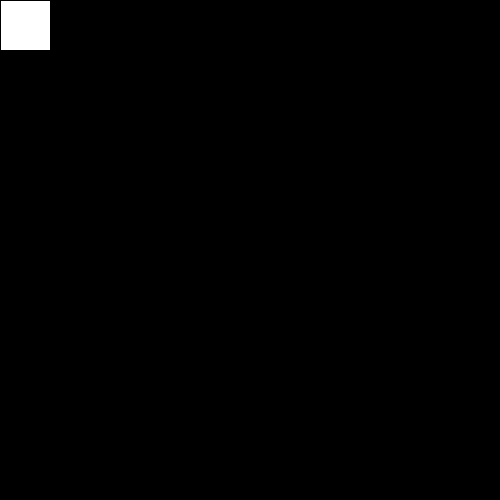
Frame 1 (no input)
Frame 60 (the mouse pressed at the canvas centre just before this capture): identical to frame 1, image omitted
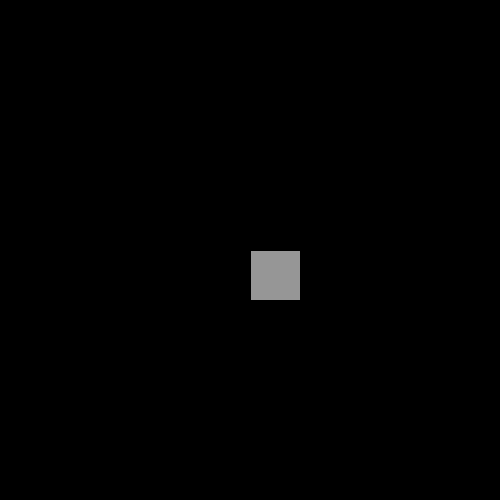
Frame 120 (the mouse held since frame 60 and released just before this capture)

The Processing sketch that drew these frames (run headless with seeded random() and noise(); from frame 60 on, the mouse is pressed at the canvas centre):

// Processing sketch: ejercicio_1_clase_semana_5_mousePressed
// ── ejercicio_1_clase_semana_5_mousePressed.pde
void setup() {
  size(500, 500);
}

void draw() {
  if(mousePressed){
    fill(150);
  } else {
    //blanco
    fill(255);
  }
  
  background(0);
  rect(mouseX, mouseY, 50, 50);
}
